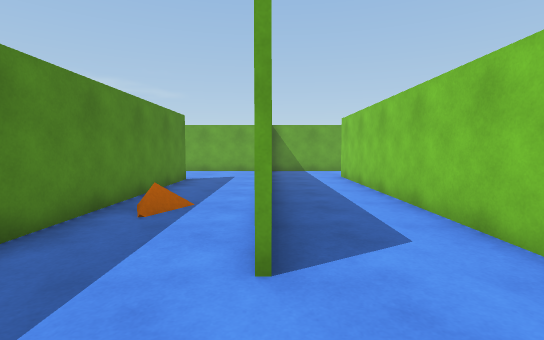
view 1 (above)

20 first-person views from a walk through a scene from a Unity 3-D project. The camera is 1.2 m above the floor, tilts 4° down and sees 85° across. The floor is counted in squares, 1 m on a side. Each view is taken from the middle of a square. On the plan, view 1 faces up. The plan holds only what a view shows up to about 13 squares ahead; the rest is blank.

view 2
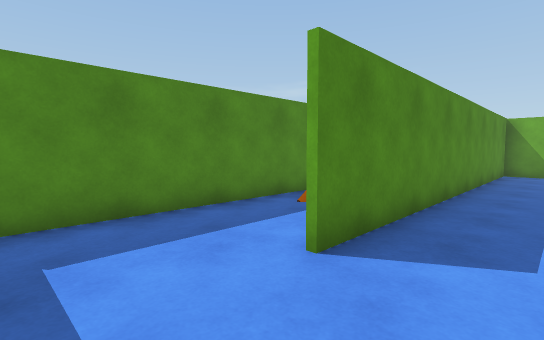

view 3
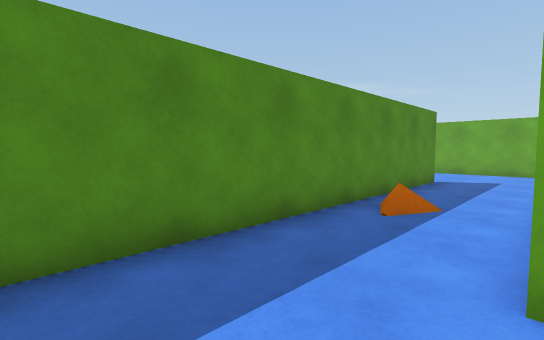

view 4
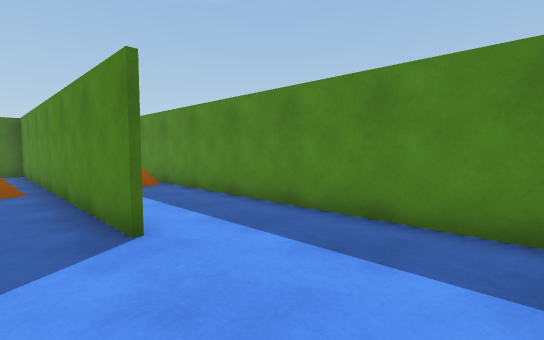

view 5
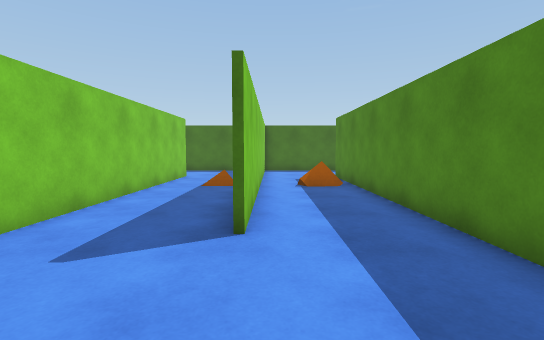

view 6
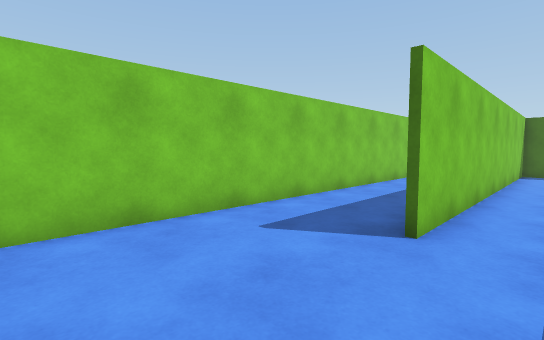

view 7
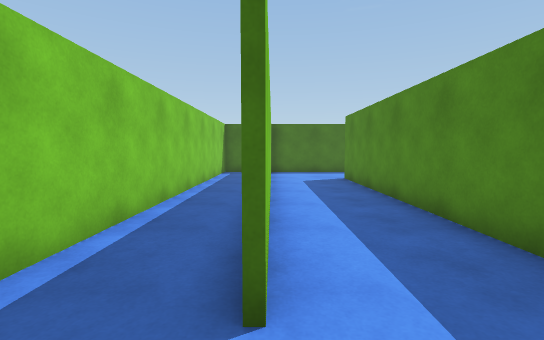

view 8
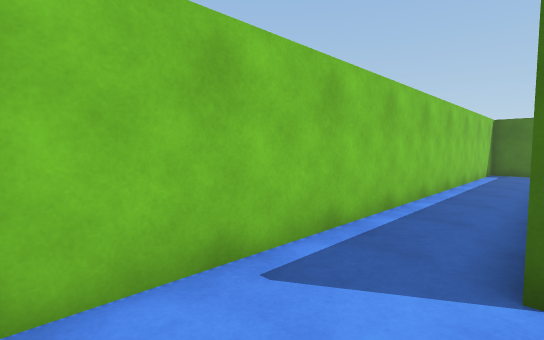

view 9
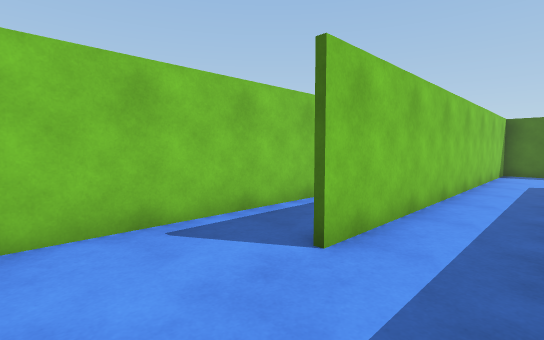

view 10
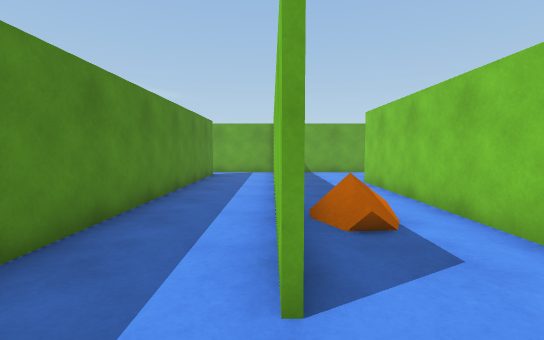

view 11
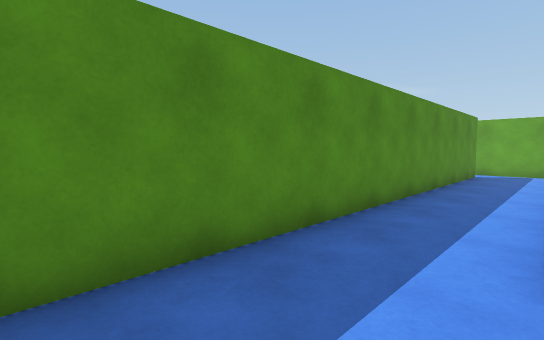

view 12
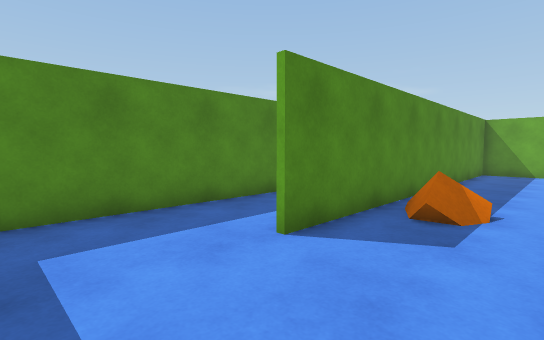

view 13
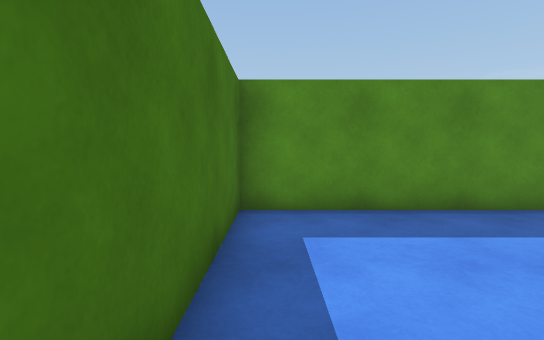

view 14
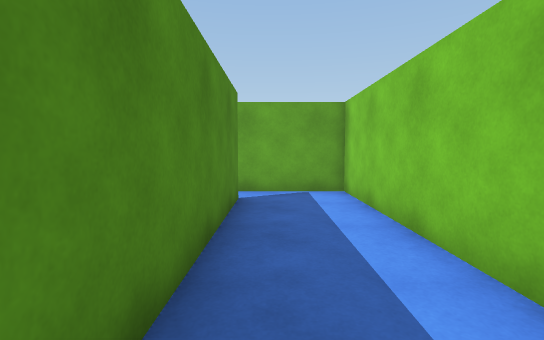

view 15
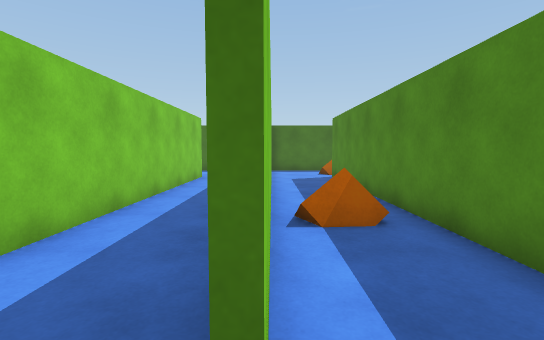

view 16
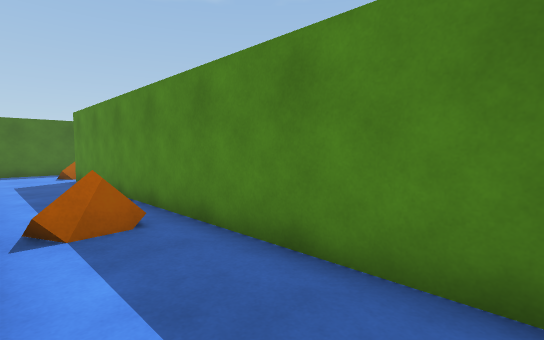

view 17
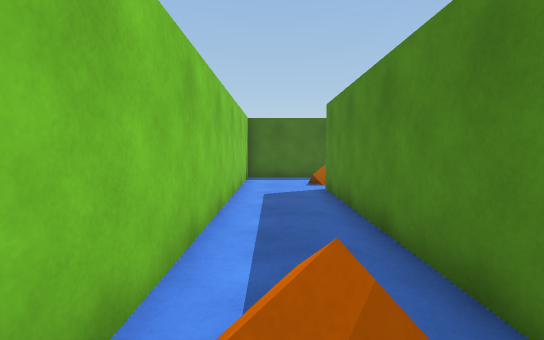

view 18
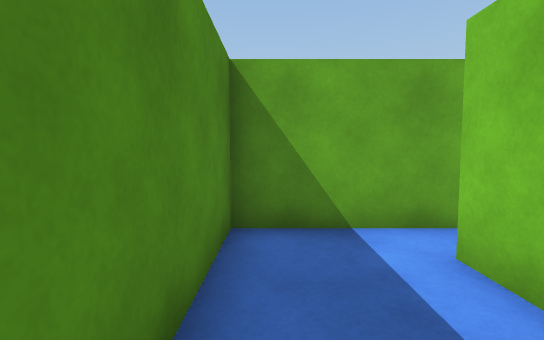

view 19
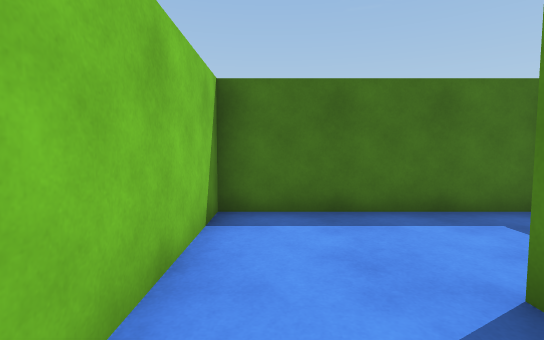

view 20
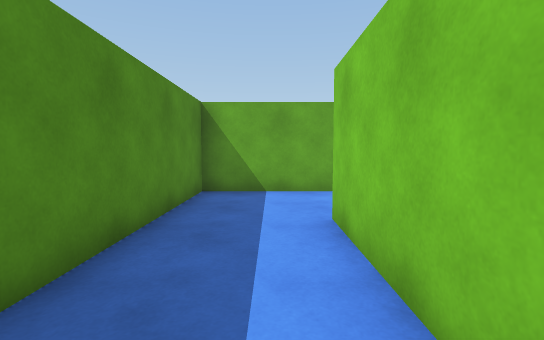

### Floor plan
Ten units are one square. View 1 is at (0, 0); x grows to the right and y downward. Boxes are objects, and circles mark ways between rooms. Rooms are numbered by the first view taken in them; rooms with no view inside come last. Other rooms are left out.
<svg viewBox="-140 -169 200 180">
<path fill="none" stroke="#000" d="M-34 -119 -34 6M-2 -29 -2 -159M-36 -34 -36 -119M-9 -164 -21 -164M-46 -164 -61 -164M38 -164 0 -164 0 -26M-68 -159 -68 -45M-30 6 30 6 30 -131M40 6 49 6M55 0 55 -160M-68 -45 -68 -30M-69 -30 -69 -164 -106 -164M-99 6 -30 6M-36 6 -36 -34M-98 -152 -98 6M-106 -164 -126 -164 -126 -85M-100 -85 -100 -152M-126 -85 -126 -30M-134 6 -99 6M-100 4 -100 -85"/>
<rect x="-65" y="-65" width="20" height="10" fill="#bbb"><title>orange cube</title></rect>
<rect x="-115" y="-115" width="10" height="10" fill="#bbb"><title>orange cube</title></rect>
<rect x="-135" y="-25" width="10" height="20" fill="#bbb"><title>orange cube</title></rect>
<circle cx="-45" cy="-45" r="3" fill="#2a7"/>
<circle cx="-100" cy="-160" r="3" fill="#2a7"/>
<circle cx="-110" cy="-90" r="3" fill="#2a7"/>
<text x="-10" y="-90">1</text>
<text x="-80" y="-60">2</text>
<text x="-110" y="-130">3</text>
<text x="-120" y="-40">4</text>
</svg>
Room 1 opens to room 2. Room 2 opens to room 3. Room 3 opens to room 4.

Where each view was taken, in squares from view 1:
view 1: 0 up, 0 right, facing up
view 2: 0 up, 2 right, facing up-left
view 3: 0 up, 0 right, facing up-left
view 4: 16 up, 2 left, facing down-left
view 5: 16 up, 4 left, facing down
view 6: 16 up, 5 left, facing down-right
view 7: 15 up, 3 right, facing down
view 8: 16 up, 3 right, facing down-right
view 9: 16 up, 1 right, facing down-right
view 10: 1 up, 7 left, facing up
view 11: 0 up, 7 left, facing up-left
view 12: 0 up, 4 left, facing up-left
view 13: 0 up, 4 left, facing left
view 14: 8 up, 9 left, facing up
view 15: 16 up, 10 left, facing down
view 16: 16 up, 10 left, facing down-left
view 17: 12 up, 11 left, facing down
view 18: 12 up, 12 left, facing up
view 19: 5 up, 2 right, facing down
view 20: 8 up, 2 right, facing up
